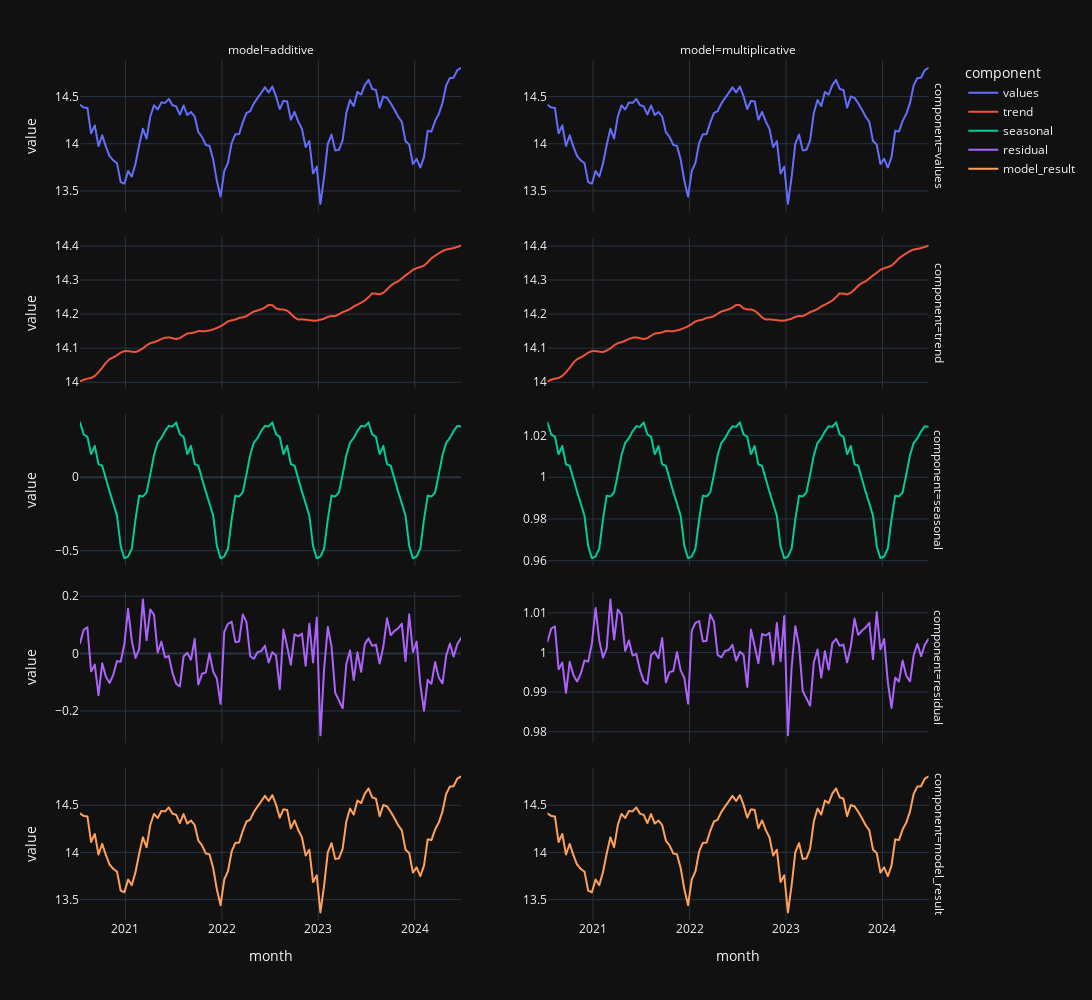

The notebook cell this image was saved under:
### Code cell
PERIODS = 26

utils.plot_decomposition_comparison(df["values_log"], period=PERIODS)
